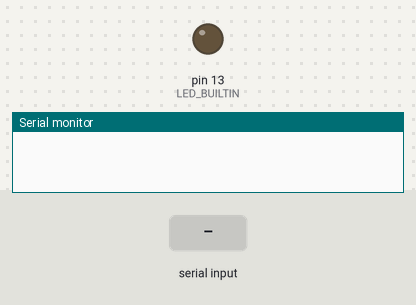
A sketch run on a simulated Arduino Uno, built with avr-gcc and run on an emulated ATmega328P. On the bench: output pins drawn as LEDs (lit = HIGH), the last lines printed to the serial monitor. Dashed ring = blinking. Inputs (shaded band) come from the test bench.

Above: at 1.2 s.
1.3 s: "1" received over Serial
At 1.4 s:
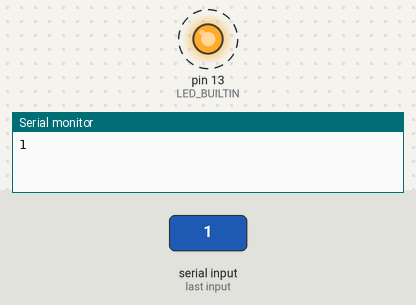
4.3 s: "0" received over Serial
7.3 s: "2" received over Serial
At 8.0 s:
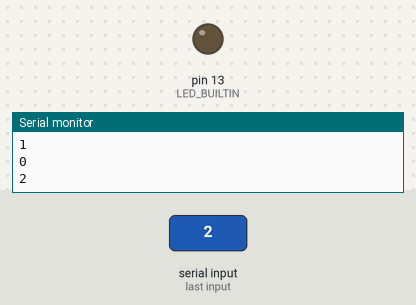
Timing chart, 0 to 10.3 s (numbered marks = the images above; inputs shaded):
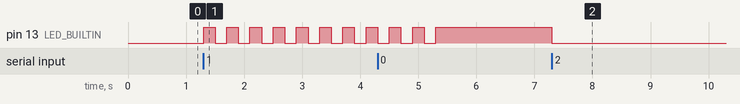

Measured:
- after the input at 1.3 s, pin 13 (LED_BUILTIN): alternates HIGH for 0.20 s and LOW for 0.20 s, starting at once
- after the input at 7.3 s, pin 13 (LED_BUILTIN): HIGH → LOW at once

The sketch:

led_controller.ino
```cpp
void setup()
{
  Serial.begin(9600);
  pinMode(LED_BUILTIN, OUTPUT);

}

void loop()
{
  if(Serial.available()>0)
    {
      char data = Serial.read();
      Serial.println(data);
      switch (data)
      {
        case '0':
                digitalWrite(LED_BUILTIN, HIGH);
                break;
        case '1':
                digitalWrite(LED_BUILTIN, HIGH);
                delay(200);
                digitalWrite(LED_BUILTIN, LOW);
                delay(200);
                digitalWrite(LED_BUILTIN, HIGH);
                delay(200);
                digitalWrite(LED_BUILTIN, LOW);
                delay(200);
                digitalWrite(LED_BUILTIN, HIGH);
                delay(200);
                digitalWrite(LED_BUILTIN, LOW);
                delay(200);
                digitalWrite(LED_BUILTIN, HIGH);
                delay(200);
                digitalWrite(LED_BUILTIN, LOW);
                delay(200);
                digitalWrite(LED_BUILTIN, HIGH);
                delay(200);
                digitalWrite(LED_BUILTIN, LOW);
                delay(200);
                digitalWrite(LED_BUILTIN, HIGH);
                delay(200);
                digitalWrite(LED_BUILTIN, LOW);
                delay(200);
                digitalWrite(LED_BUILTIN, HIGH);
                delay(200);
                digitalWrite(LED_BUILTIN, LOW);
                delay(200);
                digitalWrite(LED_BUILTIN, HIGH);
                delay(200);
                digitalWrite(LED_BUILTIN, LOW);
                delay(200);
                digitalWrite(LED_BUILTIN, HIGH);
                delay(200);
                digitalWrite(LED_BUILTIN, LOW);
                delay(200);
                digitalWrite(LED_BUILTIN, HIGH);
                delay(200);
                digitalWrite(LED_BUILTIN, LOW);
                delay(200);
                break;

        case '2':
                digitalWrite(LED_BUILTIN, LOW);
                break;
      }
    }
}
```
